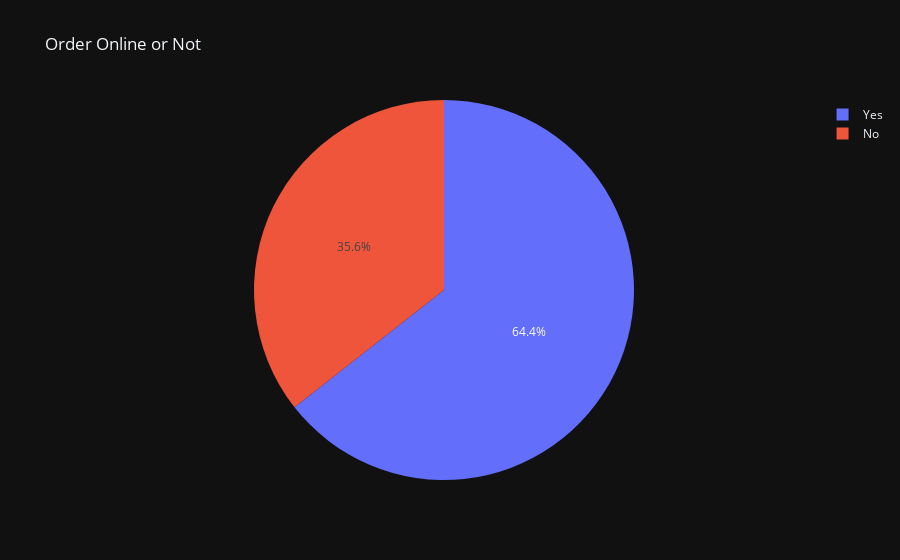

The cell this chart's notebook holds for it:
### Code cell
labels=["Yes","No"]
px.pie(values=values,title="Order Online or Not",names=labels,).show()

### Figure 1 — Plotly figure (JSON) as saved in the notebook; plotly's stock layout.template omitted (floating-point values rounded to 4 significant figures)
{"data": [{"domain": {"x": [0.0, 1.0], "y": [0.0, 1.0]}, "hovertemplate": "label=%{label}<br>value=%{value}<extra></extra>", "labels": ["Yes", "No"], "legendgroup": "", "name": "", "showlegend": true, "values": [28308, 15634], "type": "pie"}], "layout": {"legend": {"tracegroupgap": 0}, "title": {"text": "Order Online or Not"}}}
